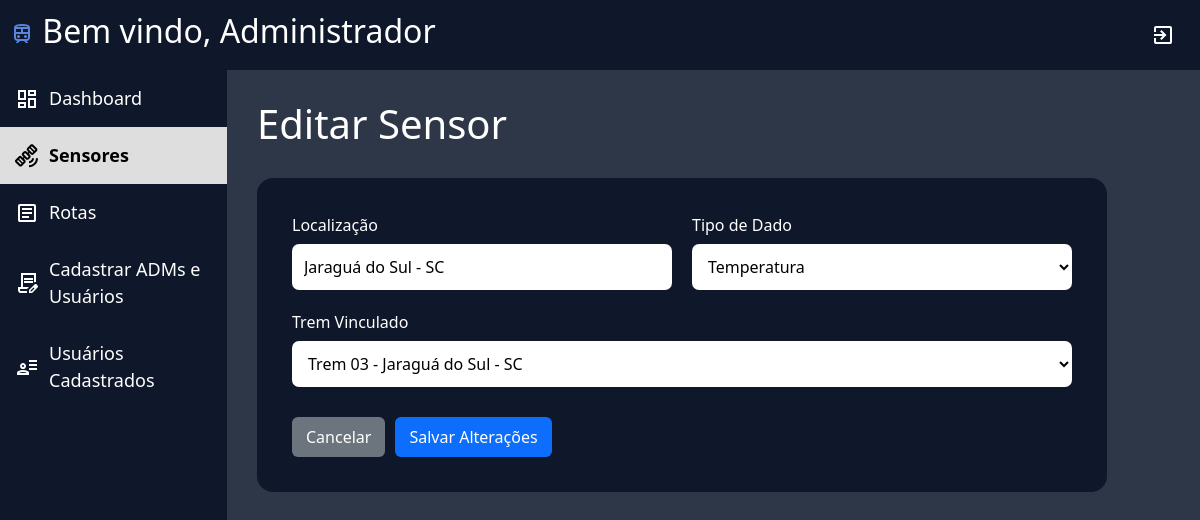
Screenshot of /public/editar_sensores.php?id=3 (signed in) with the database file from the repository.
### tables this page shows
CREATE TABLE SENSORES (
    id INT AUTO_INCREMENT PRIMARY KEY,
    localizacao VARCHAR(150) NOT NULL,
    tipo_de_dado VARCHAR(50) NOT NULL,
    trens_id INT NOT NULL,

    CONSTRAINT fk_sensores_trens
        FOREIGN KEY (trens_id)
        REFERENCES TRENS(id)
        ON DELETE CASCADE
        ON UPDATE CASCADE
);

### public/editar_sensores.php (the view, shortened to what this page needs)
<?php
require_once "../infra/conexao.php";
$id = intval($_GET["id"]);
$sql = "SELECT id, localizacao, tipo_de_dado, trens_id
        FROM SENSORES
        WHERE id = ?";
$stmt = $conexao->prepare($sql);
$stmt->bind_param("i", $id);
$stmt->execute();
$resultado = $stmt->get_result();
$sensor = $resultado->fetch_assoc();
$sqlTrens = "SELECT id, localizacao
             FROM TRENS
             ORDER BY id";
$resultadoTrens = $conexao->query($sqlTrens);
?>
<!DOCTYPE html>
<html lang="pt-br">
<head>
    <link
        rel="stylesheet"
        href="../assets/style/style.css">
    <link
        href="https://cdn.jsdelivr.net/npm/bootstrap@5.3.8/dist/css/bootstrap.min.css"
        rel="stylesheet">
    <link
        rel="stylesheet"
        href="https://cdn.jsdelivr.net/npm/bootstrap-icons@1.11.3/font/bootstrap-icons.min.css">
</head>
<body>
    <header class="cabecalho">
        <h2>
            <img
                src="../assets/icons/TREM_AZUL.svg"
                alt="">
            Bem vindo, Administrador
        </h2>
        <a href="../logout.php">
    <img src="../assets/icons/exit.svg" class="item" alt="Sair">
        </a>
    </header>
    <div class="layout">
        <aside class="menu-lateral">
            <a
                href="tela_inicial.php"
                class="item">
                <img
                    src="../assets/icons/dashboard_branco.svg"
                    alt="">
                Dashboard
            </a>
            <a
                href="gerenciar_sensores.php"
                class="item ativo">
                <img
                    src="../assets/icons/sensor_preto.svg"
                    alt="">
                Sensores
            </a>
            <a
                href="rotas.php"
                class="item">
                <img
                    src="../assets/icons/relatorio_branco.svg"
                    alt="">
                Rotas
            </a>
            <a
                href="cadastro_admin.php"
                class="item">
                <img
                    src="../assets/icons/cadastrar_branco.svg"
                    alt="">
                Cadastrar ADMs e Usuários
            </a>
            <a
                href="usuarios_cadastrados.php"
                class="item">
                <img
                    src="../assets/icons/usuarios_branco.svg"
                    alt="">
                Usuários Cadastrados
            </a>
        </aside>
        <main class="conteudo">
            <div class="container-sensor">
                <h1 class="titulo-sensor">
                    Editar Sensor
                </h1>
                <form
                    class="form-sensor"
                    method="POST"
                    action="salvar_edicao_sensores.php">
                    <div class="linha-formulario">
                        <div class="grupo-input">
                            <label for="localizacao">
                                Localização
                            </label>
                            <input
                                type="text"
                                id="localizacao"
                                name="localizacao"
                                value="<?= htmlspecialchars($sensor['localizacao']) ?>"
                                required
                                placeholder="Ex: Estação central - Eixo B">
                        </div>
                        <div class="grupo-input">
                            <label for="tipoDado">
                                Tipo de Dado
                            </label>
                            <select
                                id="tipoDado"
                                name="tipoDado"
                                required>
                                <option
                                    value="Temperatura"
                                    <?= $sensor['tipo_de_dado'] == 'Temperatura' ? 'selected' : '' ?>>
                                    Temperatura
                                </option>
                            </select>
                        </div>
                    </div>
                    <div class="linha-formulario">
                        <div class="grupo-input">
                            <label for="tremVinculado">
                                Trem Vinculado
                            </label>
                            <select
                                id="tremVinculado"
                                name="tremVinculado"
                                required>
                                <?php while (
                                    $trem = $resultadoTrens->fetch_assoc()
                                ): ?>
                                    <option
                                        value="<?= $trem['id'] ?>"
                                        <?= $trem['id'] == $sensor['trens_id'] ? 'selected' : '' ?>>
                                        Trem
                                        <?= str_pad(
                                            $trem['id'],
                                            2,
                                            "0",
                                            STR_PAD_LEFT
                                        ) ?>
                                    </option>
                                <?php endwhile; ?>
                            </select>
                        </div>
                    </div>
                    <div class="botoes-formulario">
                        <button
                            type="button"
                            class="botao_cancelar"
                            onclick="window.location.href='gerenciar_sensores.php'">
                            Cancelar
                        </button>
                        <button
                            type="submit"
                            class="btn-salvar">
                            Salvar Alterações
                        </button>
                    </div>
                </form>
            </div>
        </main>
    </div>
</body>
</html>

### assets/style/style.css (style rules this page uses)
* { box-sizing: border-box; }
body { margin: 0; background-color: #2e3747 !important; color: white; overflow-x: hidden; }
.cabecalho { display: flex; justify-content: space-between; align-items: center; background-color: #0f172a; padding: 10px; height: 70px; color: white; width: 100%; }
.layout { display: flex; width: 100%; min-height: calc(100vh - 70px); }
.menu-lateral { width: 227px; min-width: 207px; flex-shrink: 0; background-color: #0f172a; }
.item { width: 100%; padding: 15px; font-size: 18px; cursor: pointer; display: flex; align-items: center; gap: 10px; text-decoration: none; color: white; box-sizing: border-box; }
.item.ativo { background-color: #dedede; font-weight: bold; color: black; }
.conteudo { flex: 1; min-width: 0; width: calc(100% - 207px); padding: 25px; background-color: #2e3747 !important; }
.conteudo { flex: 1; min-width: 0; padding: 30px; background-color: #2e3747 !important; }
.container-sensor { width: 100%; }
.titulo-sensor { color: white; margin-bottom: 30px; }
.form-sensor { width: 100%; max-width: 850px; background: #0f172a; padding: 35px; border-radius: 16px; }
.form-sensor .linha-formulario { display: flex; gap: 20px; }
.grupo-input { width: 100%; margin-bottom: 20px; }
.grupo-input label { display: block; color: white; margin-bottom: 7px; }
.grupo-input input, .grupo-input select { width: 100%; height: 46px; border: none; border-radius: 7px; padding: 0 12px; background: white; }
.botoes-formulario { margin-top: 10px; display: flex; gap: 10px; }
.botao_cancelar { border: none; padding: 8px 14px; border-radius: 6px; background: #6c757d; color: white; text-decoration: none; }
.btn-salvar { border: none; padding: 8px 14px; border-radius: 6px; background: #0d6efd; color: white; }

### rows the page displays
sensores: localizacao "Jaraguá do Sul - SC", tipoDado "Temperatura", tremVinculado "Trem 03 - Jaraguá do Sul - SC"
